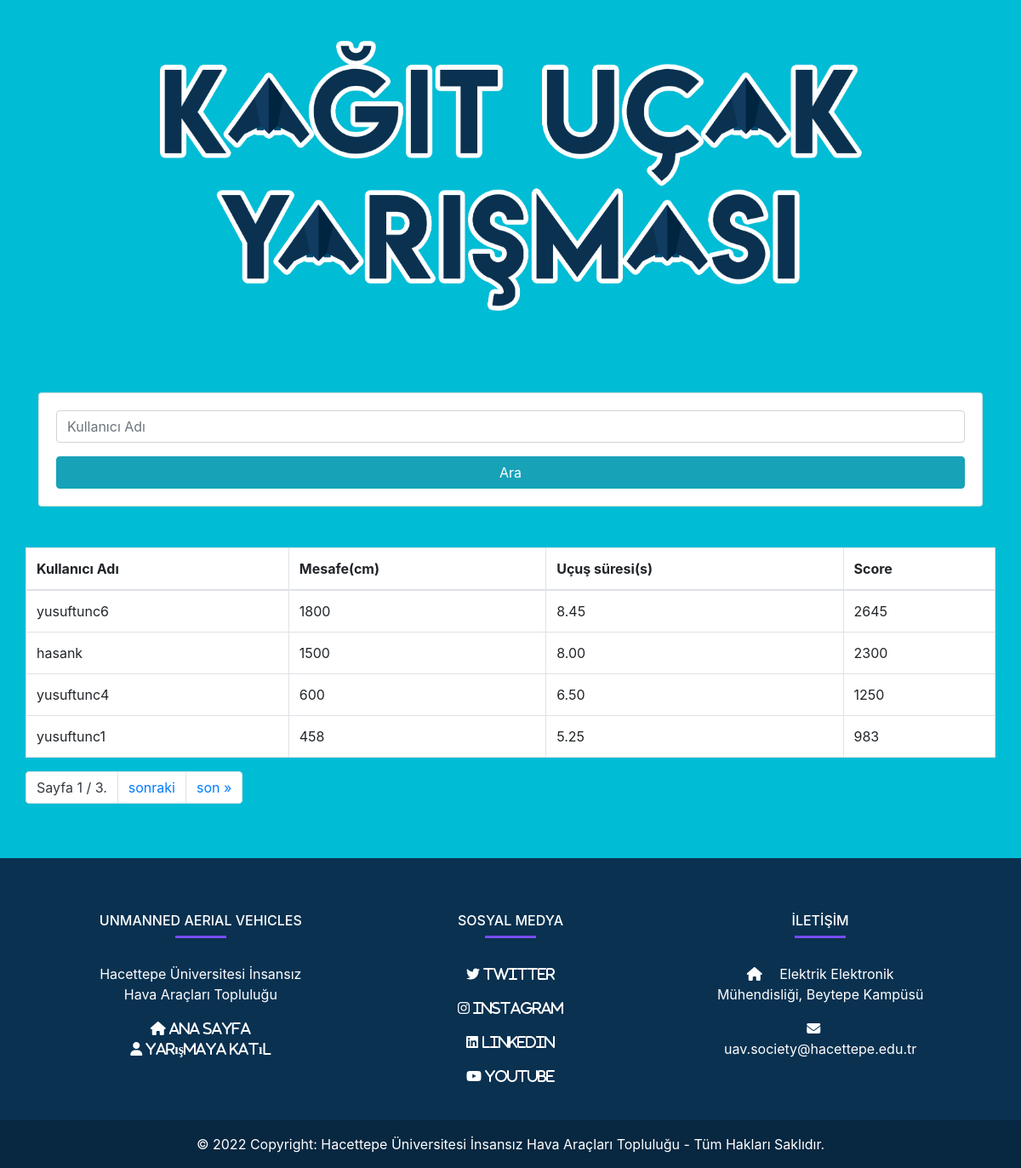
The app's page /siralama with its own data.
### myuser/models.py (models this page shows)
class myuser(models.Model):
    username = models.CharField(blank=False, null=False, max_length=150, verbose_name='Kullanıcı adı')
    firstname = models.CharField(blank= False, null= False, max_length=150, verbose_name= 'İsim')
    lastname = models.CharField(blank= False, null= False, max_length=150, verbose_name= 'Soy isim')
    email = models.EmailField(blank= False, null= False, verbose_name= 'Email')
    phonenum = models.CharField(blank= False, null= False, max_length=50, verbose_name= 'telefon numarası')
    range = models.IntegerField(blank= True, null= True, verbose_name= 'Mesafe')
    flighttime = models.DecimalField(blank= True, null= True,decimal_places= 2, max_digits=10, verbose_name= 'uçuş süresi')
    score = models.IntegerField(blank= True, null= True, verbose_name= 'Puanı')

### pages/views.py (the view)
# urls.py: path('siralama', views.search, name='ranks'),
def search(request):
    if(request.method == 'POST'):
        username = request.POST['username']
        user_list = myuser.objects.filter(username = username)
        users_list = myuser.objects.all().order_by('score').reverse()
        paginator = Paginator(users_list, 4) # Show 20 user per page.
        page_number = request.GET.get('page')
        page_obj = paginator.get_page(page_number)
        context= {
            'users': page_obj,
            'user': user_list,
        }
        return render(request, 'pages/ranks.html', context)
    else:
        user_list = None
        users_list = myuser.objects.all().order_by('score').reverse()
        paginator = Paginator(users_list, 4) # Show 20 user per page.
        page_number = request.GET.get('page')
        page_obj = paginator.get_page(page_number)
        context= {
            'users': page_obj,
            'user': user_list,
        }
        return render(request, 'pages/ranks.html', context)

### templates/pages/ranks.html (shortened to what this page needs)
{% extends 'layout.html' %}
{% block content %}
<div style="background-color: rgba(0,188,213,255);">
    <div class="container mb-5" >
        <div class="row">
            <div class="col-9 mx-auto">
                <img  class="mt-5 mb-5" src="static/image/logo/logokagit.png" alt="" width="100%">
            </div>
        </div>
    </div>
    <div class="container" style="background-color: rgba(0,188,213,255);" >
        <div class="row mb-5">
            <div class="col-12">
                <div class="card ">
                    <div class="card-body">
                        <form action="{% url 'ranks' %}" method="POST">
                            <div class="form-group">
                                <input type="text" name="username" class="form-control" placeholder="Kullanıcı Adı" required>
                            </div>
                            <button type="submit" class="btn btn-info btn-block">Ara</button>
                        </form>
                    </div>
                </div>
            </div>
        </div>
                <div class="row">
                    <table class="table table-bordered" style="background-color:white ;">
                        <thead>
                            <tr>
                                <th scope="col">Kullanıcı Adı</th>
                                <th scope="col">Mesafe(cm)</th>
                                <th scope="col">Uçuş süresi(s)</th>
                                <th scope="col">Score</th>
                            </tr>
                        </thead>
                        <tbody>
                            {% if users %}
                                {% for user in users %}
                                    <tr>
                                        <td>
                                            {{user.username}}
                                        </td>
                                        <td>
                                            {{user.range}}
                                        </td>
                                        <td>
                                            {{user.flighttime}}
                                        </td>
                                        <td>
                                            {{user.score}}
                                        </td>
                                    </tr>
                                {% endfor%}
                            {% endif %}
                        </tbody>
                    </table>
                    <nav aria-label="Page navigation" class="mb-5">
                        <ul class="pagination justify-content-end">
                            <li class="page-item">
                                <a class="page-link  text-dark">
                                    Sayfa {{ users.number }} / {{ users.paginator.num_pages }}.
                                </a>
                            </li>
                            {% if users.has_next %}
                            <li class="page-item">
                                <a class="page-link " href="?page={{ users.next_page_number }}">sonraki</a>
                            </li>
                            <li class="page-item">
                                <a class="page-link" href="?page={{ users.paginator.num_pages }}">son &raquo;</a>
                            </li>
                            {%endif%}
                        </ul>
                    </nav>
                </div>
    </div>
</div>
{% endblock %}

### templates/layout.html (shortened to what this page needs)
{% load static %}
<!DOCTYPE html>
<html lang="en">
<head>
    <link rel="stylesheet" href="https://cdn.jsdelivr.net/npm/bootstrap@4.6.1/dist/css/bootstrap.min.css"
>
</head>
    <body>
        <main>
            {% block content %}
            {% endblock %}
        </main>
        {% include 'partials/_footer.html' %}
    </body>
</html>

### templates/partials/_footer.html
<footer
    class="text-center text-lg-start text-white"
    style="background-color: #0a3150;"
    >
    <section
        class="d-flex justify-content-between p-4 text-white"
        style="background-color: #0a3150"
        >
    </section>
    <section class="">
      <div class="container text-center text-md-start ">
        <div class="row mt-3">
          <div class="col-md-3 col-lg-4 col-xl-3 mx-auto mb-4">
            <h6 class="text-uppercase fw-bold">Unmanned Aerıal Vehicles </h6>
            <hr
                class="mb-4 mt-0 d-inline-block mx-auto"
                style="width: 60px; background-color: #7c4dff; height: 2px"
                />
            <p>
              Hacettepe Üniversitesi İnsansız Hava Araçları Topluluğu
            </p>
            {% if 'siralama' in request.path %}
            <a href="{% url 'mainpage' %}" class="me-4 text-white">
              <i class="fa fa-home" aria-hidden="true"> Ana Sayfa</i>
            </a>
            <br>
            <a href="{% url 'register' %}" class="me-4 text-white">
              <i class="fa fa-user" aria-hidden="true"> Yarışmaya Katıl</i>
            </a>
            {% elif 'user/register' in request.path %}
            <a href="{% url 'mainpage' %}" class="me-4 text-white">
              <i class="fa fa-home" aria-hidden="true"> Ana Sayfa</i>
            </a>
            {%else%}
            <a href="{% url 'register' %}" class="me-4 text-white">
              <i class="fa fa-user" aria-hidden="true"> Yarışmaya Katıl</i>
            </a>
            {%endif%}
          </div>
          <div class="col-md-2 col-lg-2 col-xl-2 mx-auto mb-4">
            <h6 class="text-uppercase fw-bold">Sosyal Medya</h6>
            <hr
                class="mb-4 mt-0 d-inline-block mx-auto"
                style="width: 60px; background-color: #7c4dff; height: 2px"
            />
                <p>
                <a href="https://twitter.com/iha_hacettepe" class="me-4 text-white">
                    <i class="fab fa-twitter"> Twitter</i>
                </a>
                </p>
                <p>
                <a href="https://www.instagram.com/iha.hacettepe/" class="me-4 text-white">
                    <i class="fab fa-instagram"> Instagram</i>
                </a>
                </p>
                <p>
                <a href="https://www.linkedin.com/company/hu-uavsociety/mycompany/" class="me-4 text-white">
                    <i class="fab fa-linkedin"> Linkedin</i>
                </a>
                </p>
                <p>
                <a href="https://www.youtube.com/channel/UCCtihYxsybwWdEu4TdwLtOg" class="me-4 text-white">
                    <i class="fa fa-youtube-play"> Youtube</i>
                </a>
                </p>
          </div>
          <div class="col-md-4 col-lg-3 col-xl-3 mx-auto mb-md-0 mb-4">
            <h6 class="text-uppercase fw-bold">İLETİŞİM</h6>
            <hr
                class="mb-4 mt-0 d-inline-block mx-auto"
                style="width: 60px; background-color: #7c4dff; height: 2px"
                />
            <p><i class="fas fa-home mr-3"></i> Elektrik Elektronik Mühendisliği, Beytepe Kampüsü</p>
            <a href="mailto:uav.society@hacettepe.edu.tr" class="text-white" >
              <i class="fas fa-envelope mr-3"></i>
              uav.society@hacettepe.edu.tr
            </a>
          </div>
        </div>
      </div>
    </section>
    <div
        class="text-center p-3 "
        style="background-color: rgba(0, 0, 0, 0.2)"
        >
      © 2022 Copyright:
      Hacettepe Üniversitesi İnsansız Hava Araçları Topluluğu - Tüm Hakları Saklıdır.
    </div>
</footer>

### records on screen
myuser: username "yusuftunc6", range "1800", flighttime "8.45", score "2645"
myuser: username "hasank", range "1500", flighttime "8.00", score "2300"
myuser: username "yusuftunc4", range "600", flighttime "6.50", score "1250"
myuser: username "yusuftunc1", range "458", flighttime "5.25", score "983"

### other values on screen
{{ users.number }} "1"
{{ users.paginator.num_pages }} "3"
